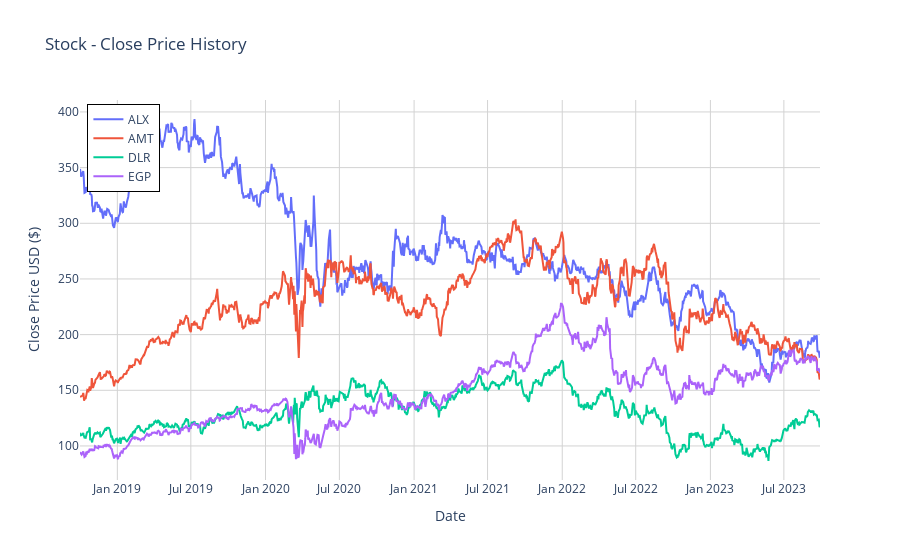

Notebook code for this chart:
### Markdown cell above
# ML Model

### Code cell
# Creating the figure and add Line trace
fig = go.Figure()
for stock in predicted_stocks:
    stock.get_historical_data('5y')
    stock.get_technical_indicators()
    fig.add_trace(go.Scatter(x=stock.data.index, y=stock.data['Close'], mode='lines', name=stock.ticker))

# Set the Layout
fig.update_layout(
    title="Stock - Close Price History",
    xaxis=dict(title='Date', showgrid=True, gridcolor='lightgray'),
    yaxis=dict(title='Close Price USD ($)',showgrid=True, gridcolor='lightgray'),
    legend=dict(x=0.01, y=0.99, bordercolor='black', borderwidth=1),
    plot_bgcolor='white',
    paper_bgcolor='white',
    showlegend=True,
)

# Show the figure
fig.show()

### Figure 1 — Plotly figure (JSON) as saved in the notebook; plotly's stock layout.template omitted (floating-point values rounded to 4 significant figures; data arrays with more than 128 entries replaced by an {"elided": "..."} marker saying what was removed)
{"data": [{"mode": "lines", "name": "ALX", "type": "scatter", "x": {"elided": "1257 str values"}, "y": {"elided": "1257 float values"}}, {"mode": "lines", "name": "AMT", "type": "scatter", "x": {"elided": "1257 str values"}, "y": {"elided": "1257 float values"}}, {"mode": "lines", "name": "DLR", "type": "scatter", "x": {"elided": "1257 str values"}, "y": {"elided": "1257 float values"}}, {"mode": "lines", "name": "EGP", "type": "scatter", "x": {"elided": "1257 str values"}, "y": {"elided": "1257 float values"}}], "layout": {"legend": {"bordercolor": "black", "borderwidth": 1, "x": 0.01, "y": 0.99}, "paper_bgcolor": "white", "plot_bgcolor": "white", "showlegend": true, "title": {"text": "Stock - Close Price History"}, "xaxis": {"gridcolor": "lightgray", "showgrid": true, "title": {"text": "Date"}}, "yaxis": {"gridcolor": "lightgray", "showgrid": true, "title": {"text": "Close Price USD ($)"}}}}
